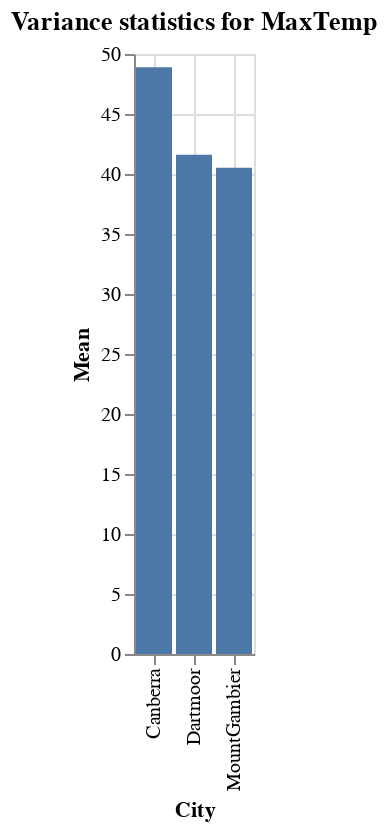

The cell this chart's notebook holds for it:
### Code cell
%chart x=Loc, y=StatValue, title="Variance statistics for MaxTemp", labelx=City, labely=Mean

### Figure 1 — Vega-Lite specification as saved in the notebook (floating-point values rounded to 4 significant figures)
{"$schema": "https://vega.github.io/schema/vega-lite/v3.json", "data": {"format": {"type": "csv"}, "values": "\"Loc\",\"Attribute\",\"StatName\",\"StatValue\"\n\"Canberra\",\"MaxTemp\",\"VARIANCE\",\"48.90026993251418\"\n\"Dartmoor\",\"MaxTemp\",\"VARIANCE\",\"41.61167093592988\"\n\"MountGambier\",\"MaxTemp\",\"VARIANCE\",\"40.51773514664655\"\n"}, "encoding": {"x": {"axis": {"grid": true, "title": "City"}, "field": "Loc", "type": "nominal"}, "y": {"axis": {"grid": true, "title": "Mean"}, "field": "StatValue", "type": "quantitative"}}, "mark": {"color": "#4C78A8", "type": "bar"}, "title": "Variance statistics for MaxTemp"}
